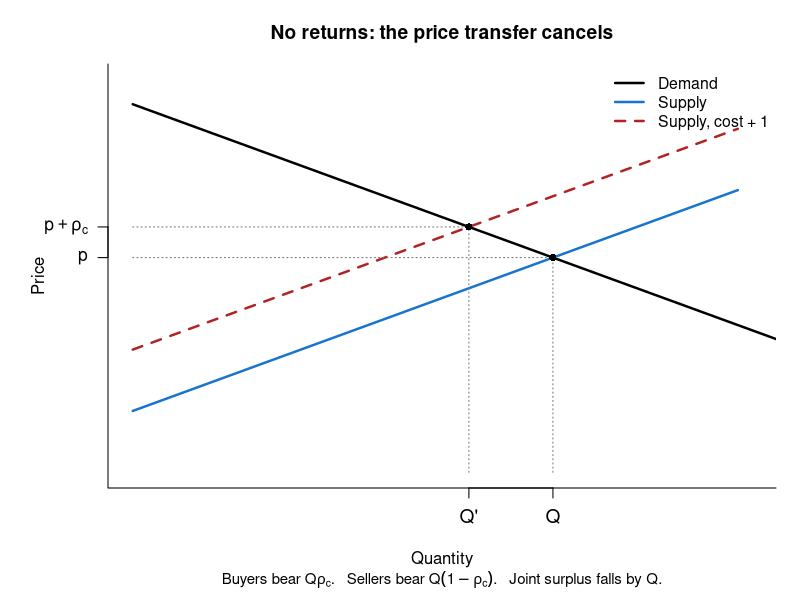

Here is the R script that generated this plot:
## Step 1, no returns. A unit rise in production cost.
## Buyers bear Q * rho_c. Sellers bear Q * (1 - rho_c).
## The two pieces sum to the joint-surplus loss Q.

script_arg <- grep(
  "^--file=",
  commandArgs(trailingOnly = FALSE),
  value = TRUE
)
script_path <- normalizePath(
  sub("^--file=", "", script_arg),
  winslash = "/"
)
output_dir <- file.path(
  dirname(dirname(script_path)),
  "output"
)
dir.create(
  output_dir,
  recursive = TRUE,
  showWarnings = FALSE
)

## Inverse demand p = a_d - b_d q. Inverse supply p = c + b_s q.
a_d <- 6
b_d <- 0.4
b_s <- 0.4
c0 <- 1
dc <- 1

quantity_at <- function(
  cost
) {
  (
    a_d -
      cost
  ) /
    (
      b_d +
        b_s
    )
}

price_demand <- function(
  quantity
) {
  a_d -
    b_d *
      quantity
}

price_supply <- function(
  quantity,
  cost
) {
  cost +
    b_s *
      quantity
}

q0 <- quantity_at(c0)
p0 <- price_demand(q0)
q1 <- quantity_at(c0 + dc)
p1 <- price_demand(q1)
rho_c <- p1 - p0

q_demand <- seq(
  0,
  a_d / b_d,
  length.out = 400
)
q_supply <- seq(
  0,
  9,
  length.out = 400
)

png(
  file = file.path(
    output_dir,
    "step1_no_returns_cost.png"
  ),
  width = 8.2,
  height = 6.4,
  units = "in",
  res = 180
)
par(
  mar = c(5.6, 5.4, 3.2, 1.2),
  family = "sans",
  las = 1
)
plot(
  x = NA,
  xlim = c(0, 9.2),
  ylim = c(0, 6.4),
  xlab = "Quantity",
  ylab = "Price",
  bty = "l",
  xaxt = "n",
  yaxt = "n"
)

lines(
  x = q_demand,
  y = price_demand(q_demand),
  lwd = 2.4
)
lines(
  x = q_supply,
  y = price_supply(q_supply, c0),
  lwd = 2.4,
  col = "dodgerblue3"
)
lines(
  x = q_supply,
  y = price_supply(q_supply, c0 + dc),
  lwd = 2.4,
  lty = 2,
  col = "firebrick"
)

segments(
  x0 = 0,
  x1 = q0,
  y0 = p0,
  y1 = p0,
  lty = 3,
  col = gray(0.45)
)
segments(
  x0 = 0,
  x1 = q1,
  y0 = p1,
  y1 = p1,
  lty = 3,
  col = gray(0.45)
)
segments(
  x0 = q0,
  x1 = q0,
  y0 = 0,
  y1 = p0,
  lty = 3,
  col = gray(0.45)
)
segments(
  x0 = q1,
  x1 = q1,
  y0 = 0,
  y1 = p1,
  lty = 3,
  col = gray(0.45)
)
points(
  x = c(q0, q1),
  y = c(p0, p1),
  pch = 16,
  cex = 0.95
)

axis(
  1,
  at = c(q1, q0),
  labels = c(
    expression(Q * "'"),
    expression(Q)
  ),
  cex.axis = 1.15
)
axis(
  2,
  at = c(p0, p1),
  labels = c(
    expression(p),
    expression(p + rho[c])
  ),
  las = 1,
  cex.axis = 1.05
)

legend(
  x = "topright",
  legend = c(
    "Demand",
    "Supply",
    "Supply, cost + 1"
  ),
  lty = c(1, 1, 2),
  lwd = c(2.4, 2.4, 2.4),
  col = c(
    "black",
    "dodgerblue3",
    "firebrick"
  ),
  bty = "n",
  cex = 0.95
)

title(
  main = "No returns: the price transfer cancels",
  cex.main = 1.15
)
mtext(
  side = 1,
  line = 4.2,
  cex = 0.9,
  text = expression(
    "Buyers bear " * Q * rho[c] *
      ".   Sellers bear " * Q * (1 - rho[c]) *
      ".   Joint surplus falls by " * Q * "."
  )
)
dev.off()
